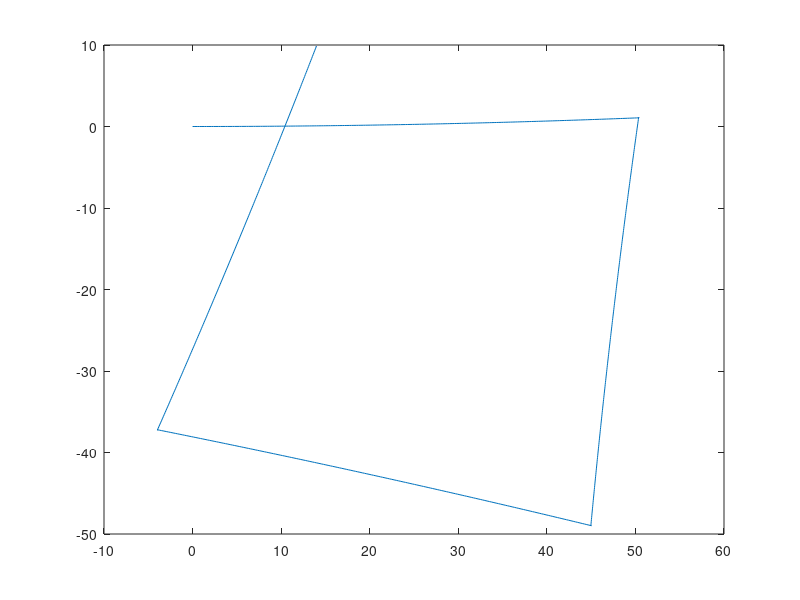

MATLAB code to generate this figure:
function main

global M 
global L
global rn

close all;
clear all;
clc;

M = 50 % length of one side of square path [cm]
Ln = 15 % nomical distance btwn wheels [cm]
rn = 3 % nomical wheels radius [cm]

g  = ((pi/2) * 0.950 * 0.15)/(2*8.8*0.03)

% x and y error of final position in CW and CCW directions
Xcw = [-2 ,6.5, 7.6, 6.8, 1]     
Ycw = [-3, 6.5, 6.5, 6.5, 6.5]
Xccw = [16, 19, 19, 16, 15]
Yccw = [-7.5, -9.5, -7.2, -6, -7.8]

Xcw = mean(Xcw)
Ycw = mean(Ycw)
Xccw = mean(Xccw)
Yccw = mean(Yccw)

% alpha and beta error angles
Ax = (Xcw + Xccw)/ (-4 * M)
Ay = (Ycw - Yccw)/ (-4 * M)
Bx = (Xcw - Xccw)/ (-4 * M)
By = (Ycw + Yccw)/ (-4 * M)

Aave = mean([Ax, Ay])
Bave = mean([Bx, By])

R = (M/2)/sin(Bave/2)       % radius of curvature of actual robot path [cm]

etaD = (R+(Ln/2))/(R-(Ln/2))  % wheel diameter error ratio

etaL = 0.5 * pi / (0.5 * pi - Aave) % wheel base error ratio

CL = etaL                   % wheel base correction factors
CDl =  2 / (etaD + 1)       % left wheel correction factor
CDr =  2 / ((1/etaD) + 1)   % right wheel correction factor

w_orig = 8.8                % measured speed at PWM = 180

tStraight = M / (rn * w_orig) %1.9 % time to travel one side of square path 
tTurn = ((pi/2) * Ln) / (2 * rn * w_orig) %0.45 time to turn 90 degrees

% corrected geometric values
rr = rn * CDr % wheel radius [m] 0.031
rl = rn * CDl % wheel radius [m] 0.029
L = Ln * CL

w_rStraight = w_orig
w_lStraight = w_orig 
w_rTurn = w_orig
w_lTurn = w_orig
% 
% w_rStraight = w_orig * CDl
% w_lStraight = w_orig * CDr
% w_rTurn = w_orig * CDl * CL
% w_lTurn = w_orig * CDr * CL

% w_rStraight = w_orig / CDr
% w_lStraight = w_orig / CDl
% w_rTurn = CL * w_orig / CDr 
% w_lTurn = CL * w_orig / CDl

tStraightr = tStraight / CDr
tStraightl = tStraight / CDl
tTurnr = CL * tTurn / CDr 
tTurnl = CL * tTurn / CDl

tTurnr = ((pi/2) * CL * L) / (2*w_orig *((rr + rl) / 2)) 
tTurnl = tTurn / CL

% tStraight = M / (rn * w_orig) %1.9 % time to travel one side of square path 
% tTurn = ((pi/2) * Ln) / (2 * rn * w_orig) %0.45 time to turn 90 degrees

% Cb = 0.850321794
%    % wheel base correction factor
% Cdl = 0.979989867
%   % right wheel diameter correction factor
% Cdr = 1.020010133
 
% w_rStraight = 8.59
% w_lStraight = 9.04 
% w_rTurn = 7.22
% w_lTurn = 7.74
% 
% w_rStraight = 8.59
% w_lStraight =  9.04 
% w_rTurn = w_orig * Rn / Rr
% w_lTurn =  w_orig * Rn / Rl

x_init = 0; %[m]
y_init = 0; %[m]
T_init = 0; % rads

sample_no = 1;
timestamps(sample_no) = 0;
x_robot(sample_no) = x_init;
y_robot(sample_no) = y_init;
T_robot(sample_no) = T_init;

timestep = 0.01

for i = 1:4

%     for i = 0 : timestep : tStraight
for i = 0 : timestep : tStraightl
        
        w_r = w_rStraight; %[rads/s];
        w_l = w_lStraight; %[rads/s];
        v_l = rl * w_l;
        v_r = rr * w_r;
%         v_l = floor(v_l*100)/100 
%         v_r = floor(v_r*100)/100 

         vel_R = [
                    (v_r + v_l) / 2; 
                     0; 
                    (v_r - v_l) / L
                 ] ;

        R = [cos(T_robot(sample_no)) -sin(T_robot(sample_no)) 0;
             sin(T_robot(sample_no)) cos(T_robot(sample_no))  0;
             0           0           1];

        vel_I = R * vel_R    ;

        sample_no =  sample_no + 1;

        %calcualte new postition
        x_robot(sample_no) = x_robot(sample_no - 1) + vel_I(1) * timestep;
        y_robot(sample_no) = y_robot(sample_no - 1) + vel_I(2) * timestep;
        T_robot(sample_no) = T_robot(sample_no - 1) + vel_I(3) * timestep;
        %store timestep
        timestamps(sample_no) = timestamps(sample_no - 1) + timestep; 
    end

%     for i = 0 : timestep : tTurn
 for i = 0 : timestep : tTurnl
        w_r = -w_rTurn; %[rads/s]
        w_l = w_lTurn; %[rads/s]
        v_l = rl * w_l ;
        v_r = rr * w_r;
%         v_l = floor(v_l*100)/100 
%         v_r = ceil(v_r*100)/100 

         vel_R = [
                    (v_r + v_l) / 2; 
                     0; 
                    (v_r - v_l) / L
                 ] ;

        R = [cos(T_robot(sample_no)) -sin(T_robot(sample_no)) 0;
             sin(T_robot(sample_no)) cos(T_robot(sample_no))  0;
             0           0           1];

        vel_I = R * vel_R ;   

        sample_no =  sample_no + 1;

        %calcualte new postition
        x_robot(sample_no) = x_robot(sample_no - 1) + vel_I(1) * timestep;
        y_robot(sample_no) = y_robot(sample_no - 1) + vel_I(2) * timestep;
        T_robot(sample_no) = T_robot(sample_no - 1) + vel_I(3) * timestep;
        %store timestep
        timestamps(sample_no) = timestamps(sample_no - 1) + timestep;
    end
disp('X')    
x_robot(sample_no)
disp('Y')  
y_robot(sample_no)
T_robot(sample_no);    
    
end


figure
plot(x_robot, y_robot);
hold on



% for i= 1:10:length(x_robot)
%     DrawRectangle([x_robot(i),y_robot(i),L,L,T_robot(i)],'r-');
% end
% 
% x_robot
% y_robot
% T_robot
% %plot(x_robot, timestamps);
% % figure 
% % %plot(y_robot, timestamps);
% 
% function h = DrawRectangle(param,style)
% %--------------------------------------------------------------------------
% % H = DRAWRECTANGLE(PARAM,STYLE)
% % This function draws a rectangle with the given parameters:
% % - inputs:
% %          param................... 1x5 array
% %          - param = [a, b, w, h, theta]
% %          - (a,b): the center of the rectangle
% %          - (w,h): width and height of the rectangle > 0
% %          - theta: the rotation angle of the rectangle
% %          style................... string
% %          - plot style string
% % - output:
% %          h....................... plot handler
% %
% %   Usage Examples,
% %
% %   DrawRectangle([0 0 1 1 0]); 
% %   DrawRectangle([-1,2,3,5,3.1415/6],'r-');
% %   h = DrawRectangle([0,1,2,4,3.1415/3],'--');
% %--------------------------------------------------------------------------
% if (nargin <1),
%     error('Please see help for INPUT DATA.');
% elseif (nargin==1)
%     style='b-';
% end;
% [m,n] = size(param);
% if(m ~= 1 || n ~= 5)
%     error('param should be an 1x5 array.');
% end
% if(param(3) <=0 || param(4) <=0)
%     error('width and height must be positive values.');
% end
% a = param(1);
% b = param(2);
% w = param(3);
% h = param(4);
% theta = param(5);
% X = [-w/2 w/2 w/2 -w/2 -w/2];
% Y = [h/2 h/2 -h/2 -h/2 h/2];
% P = [X;Y];
% ct = cos(theta);
% st = sin(theta);
% R = [ct -st;st ct];
% P = R * P;
% h=plot(P(1,:)+a,P(2,:)+b,style);
% axis equal;

